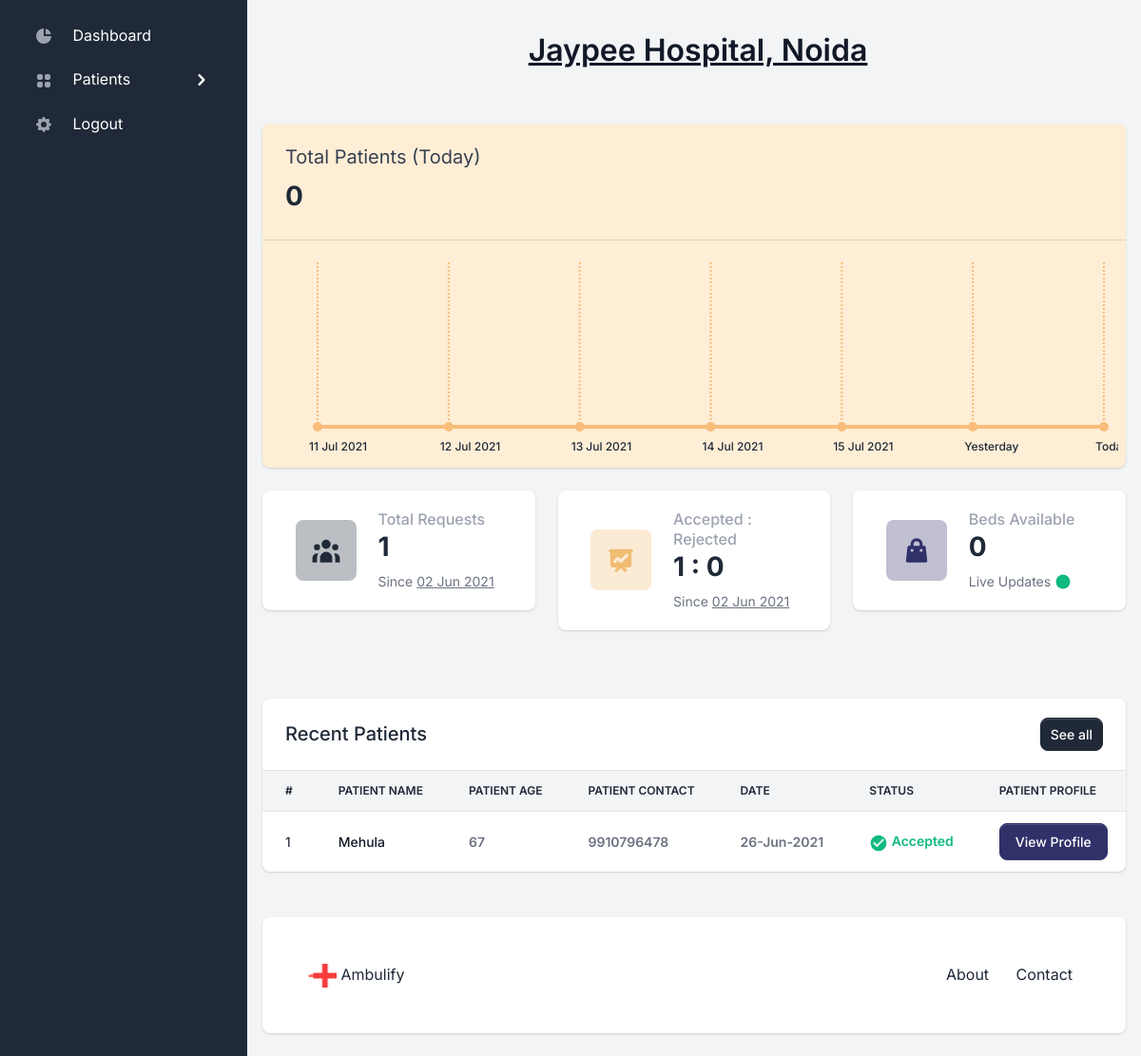
The app's page /dashboard/hospital/ (signed in) with its own data.
### tables this page shows
CREATE TABLE `hospital` (
  `id` int(11) NOT NULL,
  `email` varchar(255) NOT NULL,
  `password` varchar(255) NOT NULL,
  `name` varchar(255) NOT NULL,
  `beds` int(11) NOT NULL,
  `date` date DEFAULT NULL
);

CREATE TABLE `request` (
  `id` int(11) NOT NULL,
  `user_id` int(11) NOT NULL,
  `hospital_id` int(11) NOT NULL,
  `request_sent_on` date DEFAULT NULL,
  `status` varchar(50) NOT NULL,
  `dispatch_status` varchar(20) NOT NULL,
  `latitude` varchar(255) NOT NULL,
  `longitude` varchar(255) NOT NULL
);

CREATE TABLE `user` (
  `id` int(11) NOT NULL,
  `name` varchar(255) NOT NULL,
  `email` varchar(255) NOT NULL,
  `phone` varchar(10) NOT NULL,
  `password` varchar(255) NOT NULL,
  `age` varchar(3) NOT NULL,
  `health_problems` mediumtext NOT NULL,
  `address` text NOT NULL,
  `ph_1` int(11) NOT NULL,
  `ph_2` int(11) NOT NULL,
  `ph_3` int(11) NOT NULL
);

### dashboard/hospital/index.php (the view, shortened to what this page needs)
<?php
  include 'layouts/header.php';
  include 'layouts/sidebar.php';
  include 'layouts/navbar.php';
?>
<div class="row py-5">
    <div class="col-12 mb-4">
        <div class="card bg-yellow-100 border-0 shadow">
            <div class="card-header d-sm-flex flex-row align-items-center flex-0">
                <div class="d-block mb-3 mb-sm-0">
                    <div class="fs-5 fw-normal mb-2">Total Patients (Today)</div>
                    <h2 class="fs-3 fw-extrabold"><?php $today = date('d M Y'); getNumberOfPatients($today); ?></h2>
                </div>
            </div>
            <div class="card-body p-2 h-100">
                <div class="ct-chart-sales-value ct-double-octave ct-series-g"></div>
            </div>
        </div>
    </div>
    <div class="col-12 col-sm-6 col-xl-4 mb-4">
        <div class="card border-0 shadow">
            <div class="card-body">
                <div class="row d-block d-xl-flex align-items-center">
                    <div
                        class="col-12 col-xl-5 text-xl-center mb-3 mb-xl-0 d-flex align-items-center justify-content-xl-center">
                        <div class="icon-shape icon-shape-primary rounded me-4 me-sm-0">
                        </div>
                    </div>
                    <div class="col-12 col-xl-7 px-xl-0">
                        <div class="d-none d-sm-block">
                            <h2 class="h6 text-gray-400 mb-0">Total Requests</h2>
                            <h3 class="fw-extrabold mb-2"><?php totalRequests(); ?></h3>
                        </div>
                        <small class="d-flex align-items-center text-gray-500">
                            Since&nbsp;<u data-bs-toggle="tooltip" data-bs-placement="top"
                                title="Since hospital registration"> <?php registrationDate() ?></u>
                        </small>
                    </div>
                </div>
            </div>
        </div>
    </div>
    <div class="col-12 col-sm-6 col-xl-4 mb-4">
        <div class="card border-0 shadow">
            <div class="card-body">
                <div class="row d-block d-xl-flex align-items-center">
                    <div
                        class="col-12 col-xl-5 text-xl-center mb-3 mb-xl-0 d-flex align-items-center justify-content-xl-center">
                        <div class="icon-shape icon-shape-secondary rounded me-4 me-sm-0">
                        </div>
                    </div>
                    <div class="col-12 col-xl-7 px-xl-0">
                        <div class="d-none d-sm-block">
                            <h2 class="h6 text-gray-400 mb-0">Accepted : Rejected</h2>
                            <h3 class="fw-extrabold mb-2"><?php echo totalAccepted(); ?> :
                                <?php echo totalRejected(); ?></h3>
                        </div>
                        <small class="d-flex align-items-center text-gray-500">
                            Since&nbsp;<u data-bs-toggle="tooltip" data-bs-placement="top"
                                title="Since hospital registration"> <?php registrationDate() ?></u>
                        </small>
                    </div>
                </div>
            </div>
        </div>
    </div>
    <div class="col-12 col-sm-6 col-xl-4 mb-4">
        <div class="card border-0 shadow">
            <div class="card-body">
                <div class="row d-block d-xl-flex align-items-center">
                    <div
                        class="col-12 col-xl-5 text-xl-center mb-3 mb-xl-0 d-flex align-items-center justify-content-xl-center">
                        <div class="icon-shape icon-shape-tertiary rounded me-4 me-sm-0">
                        </div>
                    </div>
                    <div class="col-12 col-xl-7 px-xl-0">
                        <div class="d-none d-sm-block">
                            <h2 class="h6 text-gray-400 mb-0">Beds Available</h2>
                            <h3 class="fw-extrabold mb-2" contentEditable="true" id="beds"><?php echo numberOfBeds(); ?></h3>
                        </div>
                        <small class="d-flex align-items-center text-gray-500">
                            Live Updates&nbsp; <svg class="text-success" style="width:18px;height:18px"
                                viewBox="0 0 24 24">
                                <path fill="currentColor"
                                    d="M12,2A10,10 0 0,0 2,12A10,10 0 0,0 12,22A10,10 0 0,0 22,12A10,10 0 0,0 12,2Z" />
                            </svg>
                        </small>
                    </div>
                </div>
            </div>
        </div>
    </div>
</div>
<div class="row">
    <div class="col-12 col-xl-12">
        <div class="row">
            <div class="col-12 mb-4">
                <div class="card border-0 shadow">
                    <div class="card-header">
                        <div class="row align-items-center">
                            <div class="col">
                                <h2 class="fs-5 fw-bold mb-0">Recent Patients</h2>
                            </div>
                            <div class="col text-end">
                                <a href="#" class="btn btn-sm btn-primary">See all</a>
                            </div>
                        </div>
                    </div>
                    <div class="table-responsive">
                        <table class="table align-items-center table-flush">
                            <thead class="thead-light">
                                <tr>
                                    <th class="border-bottom" scope="col">#</th>
                                    <th class="border-bottom" scope="col">Patient name</th>
                                    <th class="border-bottom" scope="col">Patient age</th>
                                    <th class="border-bottom" scope="col">Patient contact</th>
                                    <th class="border-bottom" scope="col">Date</th>
                                    <th class="border-bottom" scope="col">Status</th>
                                    <th class="border-bottom" scope="col">Patient profile</th>
                                </tr>
                            </thead>
                            <tbody>
                                <?php
                                            $dataOfUsers = listOfRequestsToHospital();
                                            $i = 0;
                                            foreach($dataOfUsers as $dataOfUser) {
                                                $i++;
                                                if($dataOfUser['status'] == 'accepted') {
                                                    $status = '<span class="text-success"><svg style="width:20px;height:20px" viewBox="0 0 24 24"><path fill="currentColor" d="M12 2C6.5 2 2 6.5 2 12S6.5 22 12 22 22 17.5 22 12 17.5 2 12 2M10 17L5 12L6.41 10.59L10 14.17L17.59 6.58L19 8L10 17Z" /></svg> Accepted</span>';
                                                } else if($dataOfUser['status'] == 'rejected') {
                                                    $status = '<span class="text-danger"><svg style="width:20px;height:20px" viewBox="0 0 24 24"><path fill="currentColor" d="M13,13H11V7H13M13,17H11V15H13M12,2A10,10 0 0,0 2,12A10,10 0 0,0 12,22A10,10 0 0,0 22,12A10,10 0 0,0 12,2Z" /></svg> Rejected</span>';
                                                } else if($dataOfUser['status'] == 'failed') {
                                                    $status = '<span class="text-danger"><svg style="width:20px;height:20px" viewBox="0 0 24 24"><path fill="currentColor" d="M15.07,11.25L14.17,12.17C13.45,12.89 13,13.5 13,15H11V14.5C11,13.39 11.45,12.39 12.17,11.67L13.41,10.41C13.78,10.05 14,9.55 14,9C14,7.89 13.1,7 12,7A2,2 0 0,0 10,9H8A4,4 0 0,1 12,5A4,4 0 0,1 16,9C16,9.88 15.64,10.67 15.07,11.25M13,19H11V17H13M12,2A10,10 0 0,0 2,12A10,10 0 0,0 12,22A10,10 0 0,0 22,12C22,6.47 17.5,2 12,2Z" /></svg> Was Redirected</span>';
                                                }
                                        ?>
                                <tr>
                                    <td class="text-gray-900" scope="row">
                                        <?php echo $i; ?>
                                    </td>
                                    <th class="text-gray-900" scope="row">
                                        <?php echo $dataOfUser['name']; ?>
                                    </th>
                                    <td class="fw-bolder text-gray-500">
                                        <?php echo $dataOfUser['age']; ?>
                                    </td>
                                    <td class="fw-bolder text-gray-500">
                                        <?php echo $dataOfUser['phone']; ?>
                                    </td>
                                    <td class="fw-bolder text-gray-500">
                                        <?php echo date('d-M-Y', strtotime($dataOfUser['request_sent_on'])); ?>
                                    </td>
                                    <td class="fw-bolder text-gray-500">
                                        <?php echo $status; ?>
                                    </td>
                                    <td class="fw-bolder text-gray-500">
                                        <div class="d-flex">
                                            <button class="btn btn-tertiary" type="button" data-bs-toggle="modal" data-bs-target="#modalProfile<?php echo $i; ?>">View Profile</button>
                                        </div>
                                    </td>
                                </tr>
                                <?php }
                                ?>
                            </tbody>
                        </table>
                    </div>
                </div>
            </div>
        </div>
    </div>
</div>
<?php
include 'layouts/footer.php';
?>

### dashboard/functions.inc.php (shortened to what this page needs)
<?php
$conn = new mysqli('localhost', 'root', '', 'innovate-trix') or die(mysqli_errno());
function totalAccepted() {
    global $conn;
    $hospSessId = $_SESSION['hosp_id'];
    $stmt = $conn->prepare("SELECT * FROM `request` WHERE `hospital_id` = ? AND `status` = 'accepted'");
    $stmt->bind_param('i', $hospSessId);
    $stmt->execute();
    if($stmt) {
        $stmt->store_result();
        echo $stmt->num_rows();
    }
}
function totalRejected() {
    global $conn;
    $hospSessId = $_SESSION['hosp_id'];
    $stmt = $conn->prepare("SELECT * FROM `request` WHERE `hospital_id` = ? AND `status` = 'rejected'");
    $stmt->bind_param('i', $hospSessId);
    $stmt->execute();
    if($stmt) {
        $stmt->store_result();
        echo $stmt->num_rows();
    }
}
function totalRequests() {
    global $conn;
    $hospSessId = $_SESSION['hosp_id'];
    $stmt = $conn->prepare("SELECT * FROM `request` WHERE `hospital_id` = ?");
    $stmt->bind_param('i', $hospSessId);
    $stmt->execute();
    if($stmt) {
        $stmt->store_result();
        echo $stmt->num_rows();
    }
}
function registrationDate() {
    global $conn;
    $hospSessId = $_SESSION['hosp_id'];
    $stmt = $conn->prepare("SELECT * FROM `hospital` WHERE `id` = ?");
    $stmt->bind_param('i', $hospSessId);
    $stmt->execute();
    if($stmt) {
        $result = $stmt->get_result();
        if($result) {
            $row = $result->fetch_assoc();
            if($row) {
                echo date('d M Y', strtotime($row['date']));
            }
        }
    }
}
function hospitalName() {
    global $conn;
    if(!isset($_SESSION['hosp_id'])) {
        echo 'Sign In';
    } else {
        $sessHospId = $_SESSION['hosp_id'];
        $stmt = $conn->prepare("SELECT * FROM `hospital` WHERE id = ?");
        $stmt->bind_param('i', $sessHospId);
        $stmt->execute();
        if($stmt) {
            $result = $stmt->get_result();
            if($result) {
                $row = $result->fetch_assoc();
                if($row) {
                    echo $row['name'];
                }
            }
        }
    }
}
function listOfRequestsToHospital() {
    global $conn;
    $sessHospId = $_SESSION['hosp_id'];
    $rows = array();
    $stmt = $conn->prepare("SELECT user.name, user.age, user.email, user.phone, user.health_problems, user.address, request.request_sent_on, request.status FROM `user` JOIN `request` ON user.id = request.user_id WHERE request.hospital_id = ? ORDER BY request.id DESC LIMIT 15");
    $stmt->bind_param('i', $sessHospId);
    $stmt->execute();
    if($stmt) {
        $result = $stmt->get_result();
        if($result) {
            while($row = $result->fetch_assoc()) {
                array_push($rows, $row);
            }
            return $rows;
        }
    }
}
function getNumberOfPatients($date) {
    global $conn;
    $sessHospId = $_SESSION['hosp_id'];
    $newDate = date('Y-m-d', strtotime($date));
    $res = mysqli_query($conn, "SELECT * FROM `request` WHERE `hospital_id` = '$sessHospId' AND `request_sent_on` =  '$newDate'");
    $number = mysqli_num_rows($res);
    if($number > 0) {
        echo $number;
    } else {
        echo '0';
    }
}
function numberOfBeds() {
    global $conn;
    $hospSessId = $_SESSION['hosp_id'];
    $stmt = $conn->prepare("SELECT `beds` FROM `hospital` WHERE `id` = ?");
    $stmt->bind_param('i', $hospSessId);
    $stmt->execute();
    if($stmt) {
        $result = $stmt->get_result();
        if($result) {
            $row = $result->fetch_assoc();
            if($row) {
                echo $row['beds'];
            } else {
                echo 'N/A';
            }
        } else {
            echo 'N/A';
        }
    } else {
        echo 'N/A';
    }
}
?>

### records on screen
hospital: name "Jaypee Hospital, Noida", date "02 Jun 2021 02 Jun 2021", beds "0"
request: user.name "Mehula", user.age "67", user.phone "9910796478", request_sent_on "26-Jun-2021", status "accepted" (drawn)

### other values on screen
$stmt->num_rows() "1"
$stmt->num_rows() "0"
